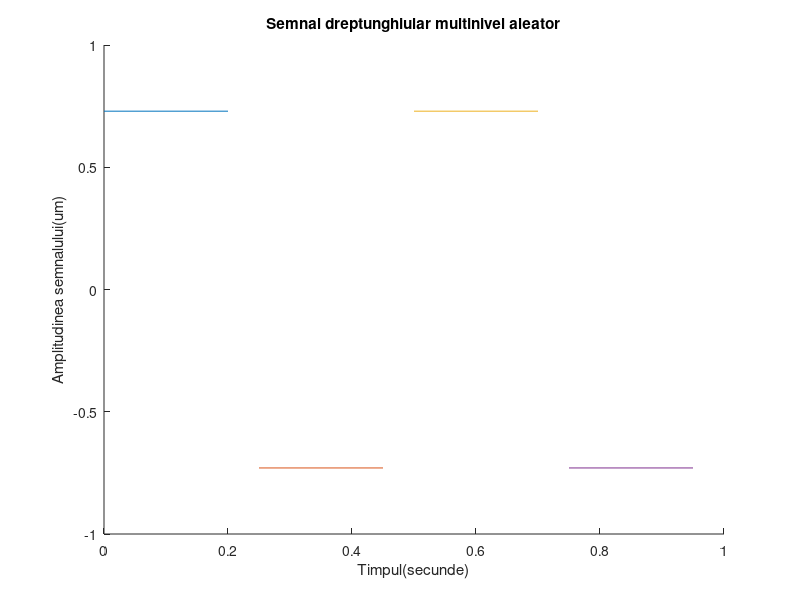

Write MATLAB code to recreate this figure.
hold on;
%utilizam hold on pentru a afisa simultan mai multe semnale pe acelasi grafic
%200ms
r1=rand(1);
%folosim rand pentru a genera un numar aleator
r2=rand(1);
t1=0:0.2:0.25;
t2=0.25:.2:0.5;
%Stabilesc nivelurile
x1=r1*square(8*pi*t1,100);
x2=-r2*square(8*pi*t2,100);
%->Folosim functia axis pentru a delimita spectrele de valori ale graficului generat de plot pentru a se incadra corespunzator in parametri
axis([0 1 -1 1]);
%->Vom folosi functia pot pentru a genera un grafic cu parametrii t1 si x1 si un grafic cu t2 si x2
plot(t1,x1);
plot(t2,x2);
t3=0.5:0.2:0.75;
t4=0.75:0.2:1;
%Stabilesc nivelurile
x3=r1*square(8*pi*t3,100);
x4=-r2*square(8*pi*t4,100);
%->Vom folosi functia pot pentru a genera un grafic cu parametrii t3 si x3 si un grafic cu t4 si x4
plot(t3,x3);
plot(t4,x4);
%Am denumit axa Ox
xlabel('Timpul(secunde)')
%Am denumit axa Oy
ylabel('Amplitudinea semnalului(um)')
title('Semnal dreptunghiular multinivel aleator')
